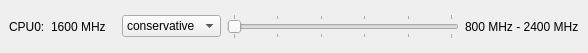
<?xml version="1.0" encoding="UTF-8"?>
<ui version="4.0">
 <class>CpuWidget</class>
 <widget class="QWidget" name="CpuWidget">
  <property name="geometry">
   <rect>
    <x>0</x>
    <y>0</y>
    <width>588</width>
    <height>53</height>
   </rect>
  </property>
  <property name="windowTitle">
   <string>Form</string>
  </property>
  <layout class="QHBoxLayout" name="horizontalLayout">
   <property name="leftMargin">
    <number>9</number>
   </property>
   <property name="topMargin">
    <number>0</number>
   </property>
   <property name="rightMargin">
    <number>9</number>
   </property>
   <property name="bottomMargin">
    <number>0</number>
   </property>
   <item>
    <widget class="QLabel" name="nameLabel">
     <property name="text">
      <string>CPU0:</string>
     </property>
    </widget>
   </item>
   <item>
    <widget class="QLabel" name="currentFreqLabel">
     <property name="minimumSize">
      <size>
       <width>65</width>
       <height>0</height>
      </size>
     </property>
     <property name="text">
      <string>1600 MHz</string>
     </property>
    </widget>
   </item>
   <item>
    <widget class="QComboBox" name="governorComboBox">
     <item>
      <property name="text">
       <string>conservative</string>
      </property>
     </item>
     <item>
      <property name="text">
       <string>ondemand</string>
      </property>
     </item>
     <item>
      <property name="text">
       <string>powersave</string>
      </property>
     </item>
     <item>
      <property name="text">
       <string>performance</string>
      </property>
     </item>
     <item>
      <property name="text">
       <string>userspace</string>
      </property>
     </item>
    </widget>
   </item>
   <item>
    <widget class="QSlider" name="freqSlider">
     <property name="minimumSize">
      <size>
       <width>50</width>
       <height>0</height>
      </size>
     </property>
     <property name="maximum">
      <number>5</number>
     </property>
     <property name="orientation">
      <enum>Qt::Horizontal</enum>
     </property>
     <property name="tickPosition">
      <enum>QSlider::TicksBothSides</enum>
     </property>
     <property name="tickInterval">
      <number>1</number>
     </property>
    </widget>
   </item>
   <item>
    <widget class="QLabel" name="freqRangeLabel">
     <property name="text">
      <string>800 MHz - 2400 MHz</string>
     </property>
    </widget>
   </item>
  </layout>
 </widget>
 <resources/>
 <connections/>
</ui>
